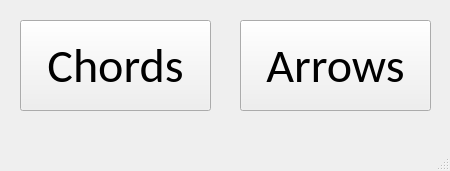
<?xml version="1.0" encoding="UTF-8"?>
<ui version="4.0">
 <class>MainWindow</class>
 <widget class="QMainWindow" name="MainWindow">
  <property name="geometry">
   <rect>
    <x>0</x>
    <y>0</y>
    <width>450</width>
    <height>171</height>
   </rect>
  </property>
  <property name="windowTitle">
   <string>MainWindow</string>
  </property>
  <widget class="QWidget" name="centralwidget">
   <widget class="QPushButton" name="chordButton">
    <property name="geometry">
     <rect>
      <x>20</x>
      <y>20</y>
      <width>191</width>
      <height>91</height>
     </rect>
    </property>
    <property name="font">
     <font>
      <family>Calibri</family>
      <pointsize>36</pointsize>
     </font>
    </property>
    <property name="text">
     <string>Chords</string>
    </property>
   </widget>
   <widget class="QPushButton" name="arrowsButton">
    <property name="geometry">
     <rect>
      <x>240</x>
      <y>20</y>
      <width>191</width>
      <height>91</height>
     </rect>
    </property>
    <property name="font">
     <font>
      <family>Calibri</family>
      <pointsize>36</pointsize>
     </font>
    </property>
    <property name="text">
     <string>Arrows</string>
    </property>
   </widget>
  </widget>
  <widget class="QMenuBar" name="menubar">
   <property name="geometry">
    <rect>
     <x>0</x>
     <y>0</y>
     <width>450</width>
     <height>21</height>
    </rect>
   </property>
  </widget>
  <widget class="QStatusBar" name="statusbar"/>
 </widget>
 <resources/>
 <connections/>
</ui>
